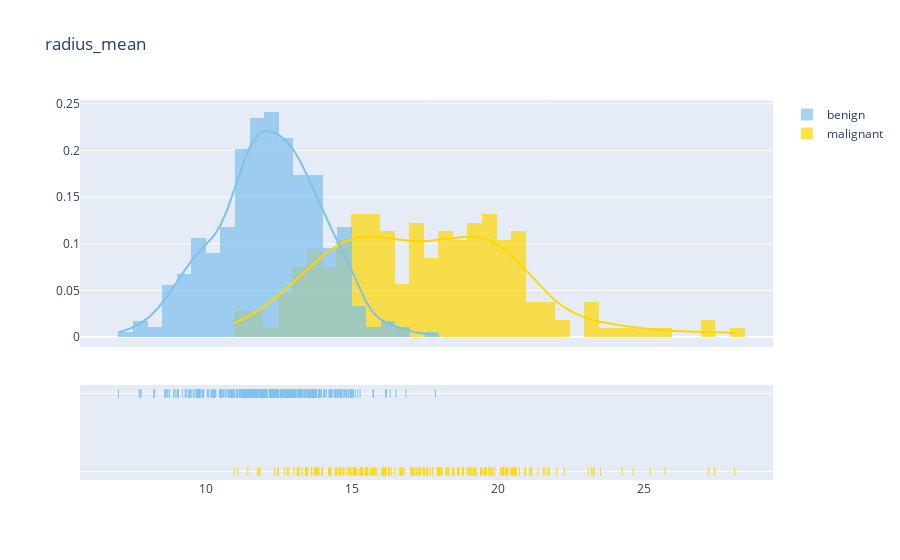

Notebook code for this chart:
### Code cell
import plotly.offline as py
py.init_notebook_mode(connected=True)
import plotly.graph_objs as go
import plotly.tools as tls
import plotly.figure_factory as ff

def plot_distribution(data_select, size_bin) :  
    tmp1 = M[data_select]
    tmp2 = B[data_select]
    hist_data = [tmp1, tmp2]
    
    group_labels = ['malignant', 'benign']
    colors = ['#FFD700', '#7EC0EE']

    fig = ff.create_distplot(hist_data, group_labels, colors = colors, show_hist = True, bin_size = size_bin, curve_type='kde')
    
    fig['layout'].update(title = data_select)

    py.iplot(fig, filename = 'Density plot')
    
plot_distribution('radius_mean', .5)
# plot_distribution('perimeter_mean', .5)
# Any feature can be visualized by replacing the current one

### Figure 1 — Plotly figure (JSON) as saved in the notebook; plotly's stock layout.template omitted (floating-point values rounded to 4 significant figures; data arrays with more than 128 entries replaced by an {"elided": "..."} marker saying what was removed)
{"data": [{"autobinx": false, "histnorm": "probability density", "legendgroup": "malignant", "marker": {"color": "#FFD700"}, "name": "malignant", "opacity": 0.7, "type": "histogram", "x": {"elided": "212 float values"}, "xaxis": "x", "xbins": {"end": 28.11, "size": 0.5, "start": 10.95}, "yaxis": "y"}, {"autobinx": false, "histnorm": "probability density", "legendgroup": "benign", "marker": {"color": "#7EC0EE"}, "name": "benign", "opacity": 0.7, "type": "histogram", "x": {"elided": "357 float values"}, "xaxis": "x", "xbins": {"end": 17.85, "size": 0.5, "start": 6.981}, "yaxis": "y"}, {"legendgroup": "malignant", "marker": {"color": "#FFD700"}, "mode": "lines", "name": "malignant", "showlegend": false, "type": "scatter", "x": {"elided": "500 float values"}, "xaxis": "x", "y": {"elided": "500 float values"}, "yaxis": "y"}, {"legendgroup": "benign", "marker": {"color": "#7EC0EE"}, "mode": "lines", "name": "benign", "showlegend": false, "type": "scatter", "x": {"elided": "500 float values"}, "xaxis": "x", "y": {"elided": "500 float values"}, "yaxis": "y"}, {"legendgroup": "malignant", "marker": {"color": "#FFD700", "symbol": "line-ns-open"}, "mode": "markers", "name": "malignant", "showlegend": false, "type": "scatter", "x": {"elided": "212 float values"}, "xaxis": "x", "y": {"elided": "212 str values"}, "yaxis": "y2"}, {"legendgroup": "benign", "marker": {"color": "#7EC0EE", "symbol": "line-ns-open"}, "mode": "markers", "name": "benign", "showlegend": false, "type": "scatter", "x": {"elided": "357 float values"}, "xaxis": "x", "y": {"elided": "357 str values"}, "yaxis": "y2"}], "layout": {"barmode": "overlay", "hovermode": "closest", "legend": {"traceorder": "reversed"}, "title": {"text": "radius_mean"}, "xaxis": {"anchor": "y2", "domain": [0, 1], "zeroline": false}, "yaxis": {"anchor": "free", "domain": [0.35, 1], "position": 0}, "yaxis2": {"anchor": "x", "domain": [0, 0.25], "dtick": 1, "showticklabels": false}}}
